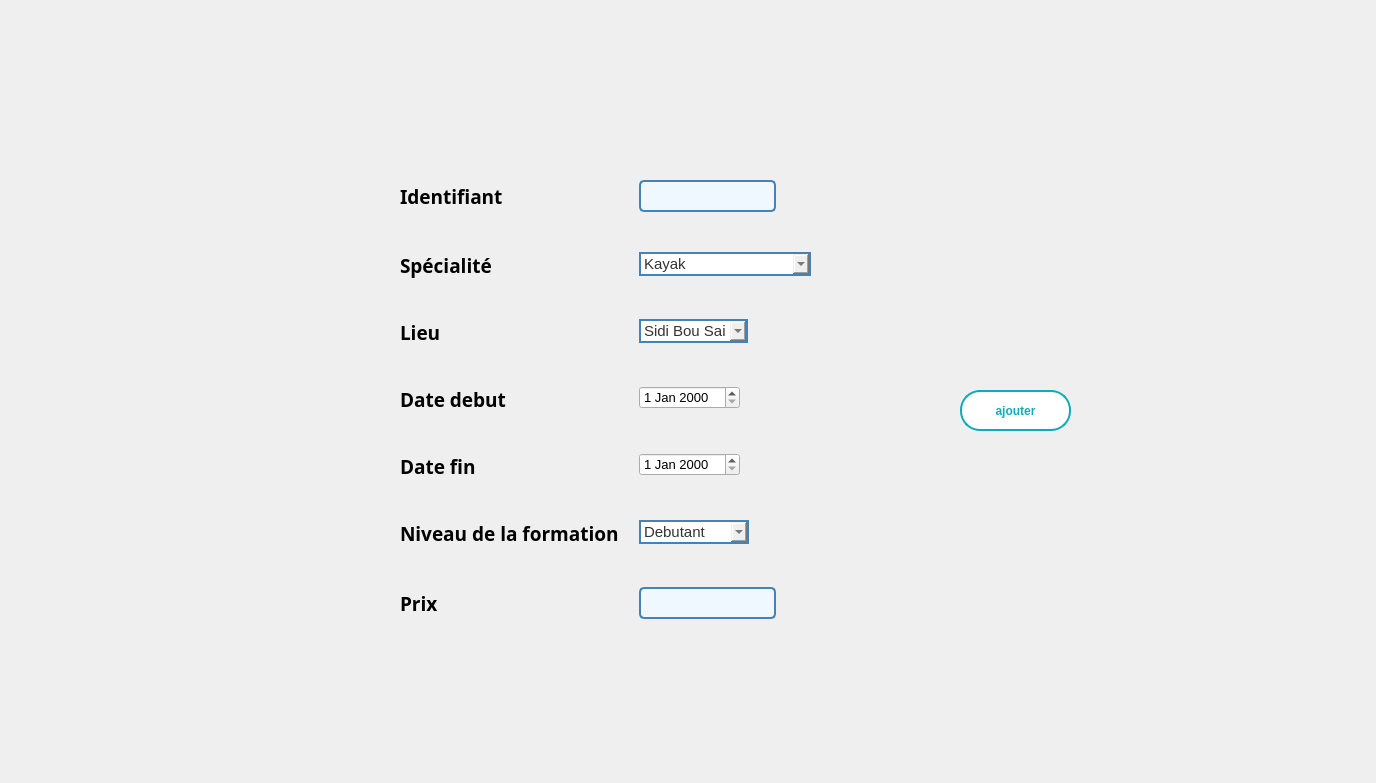
      <widget class="QWidget" name="tab_22">
       <property name="minimumSize">
        <size>
         <width>1366</width>
         <height>768</height>
        </size>
       </property>
       <attribute name="title">
        <string>Ajouter</string>
       </attribute>
       <widget class="QWidget" name="formLayoutWidget_15">
        <property name="geometry">
         <rect>
          <x>400</x>
          <y>180</y>
          <width>551</width>
          <height>481</height>
         </rect>
        </property>
        <layout class="QFormLayout" name="formLayout_16">
         <property name="sizeConstraint">
          <enum>QLayout::SetDefaultConstraint</enum>
         </property>
         <property name="fieldGrowthPolicy">
          <enum>QFormLayout::FieldsStayAtSizeHint</enum>
         </property>
         <property name="rowWrapPolicy">
          <enum>QFormLayout::WrapLongRows</enum>
         </property>
         <property name="labelAlignment">
          <set>Qt::AlignLeading|Qt::AlignLeft|Qt::AlignVCenter</set>
         </property>
         <property name="formAlignment">
          <set>Qt::AlignLeading|Qt::AlignLeft|Qt::AlignTop</set>
         </property>
         <property name="horizontalSpacing">
          <number>20</number>
         </property>
         <property name="verticalSpacing">
          <number>40</number>
         </property>
         <property name="leftMargin">
          <number>0</number>
         </property>
         <property name="topMargin">
          <number>0</number>
         </property>
         <item row="0" column="0">
          <widget class="QLabel" name="cINLabel_19">
           <property name="font">
            <font>
             <family>Bell MT</family>
             <pointsize>14</pointsize>
             <weight>75</weight>
             <bold>true</bold>
            </font>
           </property>
           <property name="text">
            <string>Identifiant</string>
           </property>
          </widget>
         </item>
         <item row="0" column="1">
          <widget class="QLineEdit" name="id">
           <property name="font">
            <font>
             <family>Arial</family>
             <pointsize>-1</pointsize>
            </font>
           </property>
           <property name="styleSheet">
            <string notr="true">/* Style général du formulaire */
QLineEdit {
    border: 2px solid #4682B4; /* Bordure bleue */
    border-radius: 5px; /* Coins arrondis */
    padding: 5px; /* Espace intérieur */
    font-size: 14px; /* Taille de la police */
    font-family: &quot;Arial&quot;, sans-serif; /* Police de caractère */
    color: #4682B4; /* Couleur du texte */
    background-color: #F0F8FF; /* Couleur de fond */
}

/* Style lorsque le champ de formulaire est en focus */
QLineEdit:focus {
    border-color: #1E90FF; /* Bordure bleu clair en focus */
}

/* Style pour les champs désactivés */
QLineEdit:disabled {
    color: #808080; /* Texte gris pour les champs désactivés */
    background-color: #F5F5F5; /* Fond gris clair pour les champs désactivés */
}
</string>
           </property>
          </widget>
         </item>
         <item row="1" column="0">
          <widget class="QLabel" name="nomLabel_10">
           <property name="font">
            <font>
             <family>Bell MT</family>
             <pointsize>14</pointsize>
             <weight>75</weight>
             <bold>true</bold>
            </font>
           </property>
           <property name="text">
            <string>Spécialité</string>
           </property>
          </widget>
         </item>
         <item row="1" column="1">
          <widget class="QComboBox" name="specialite">
           <property name="styleSheet">
            <string notr="true">QComboBox {
    border: 2px solid #4682B4; /* Bordure de couleur 0EABB8 */
    font-size: 15px; /* Taille de la police */
    color: #333; /* Couleur du texte */
}</string>
           </property>
           <item>
            <property name="text">
             <string>Kayak</string>
            </property>
           </item>
           <item>
            <property name="text">
             <string>Plongée sous-marine</string>
            </property>
           </item>
           <item>
            <property name="text">
             <string>Surf</string>
            </property>
           </item>
           <item>
            <property name="text">
             <string>Voile</string>
            </property>
           </item>
           <item>
            <property name="text">
             <string>Stand up paddle (SUP)</string>
            </property>
           </item>
          </widget>
         </item>
         <item row="2" column="0">
          <widget class="QLabel" name="prenomLabel_6">
           <property name="font">
            <font>
             <family>Bell MT</family>
             <pointsize>14</pointsize>
             <weight>75</weight>
             <bold>true</bold>
            </font>
           </property>
           <property name="text">
            <string>Lieu</string>
           </property>
          </widget>
         </item>
         <item row="2" column="1">
          <widget class="QComboBox" name="lieu">
           <property name="styleSheet">
            <string notr="true">QComboBox {
    border: 2px solid #4682B4; /* Bordure de couleur 0EABB8 */
    font-size: 15px; /* Taille de la police */
    color: #333; /* Couleur du texte */
}</string>
           </property>
           <item>
            <property name="text">
             <string>Sidi Bou Said</string>
            </property>
           </item>
           <item>
            <property name="text">
             <string>La marsa</string>
            </property>
           </item>
           <item>
            <property name="text">
             <string>Gammarth</string>
            </property>
           </item>
          </widget>
         </item>
         <item row="3" column="0">
          <widget class="QLabel" name="sexeLabel_5">
           <property name="font">
            <font>
             <family>Bell MT</family>
             <pointsize>14</pointsize>
             <weight>75</weight>
             <bold>true</bold>
            </font>
           </property>
           <property name="text">
            <string>Date debut</string>
           </property>
          </widget>
         </item>
         <item row="3" column="1">
          <widget class="QDateEdit" name="dated_f">
           <property name="font">
            <font>
             <pointsize>10</pointsize>
            </font>
           </property>
           <property name="styleSheet">
            <string notr="true">QLineEdit {
                border: 2px solid #3498db; /* Bordure bleue */
                border-radius: 5px;
                padding: 8px;
                font-size: 14px;
                color: #333333; /* Couleur du texte */
            }

            QLineEdit:focus {
                border-color: #2980b9; /* Bordure bleue foncée lorsqu'en focus */
            }</string>
           </property>
          </widget>
         </item>
         <item row="4" column="0">
          <widget class="QLabel" name="dateDeNaissanceLabel_9">
           <property name="font">
            <font>
             <family>Bell MT</family>
             <pointsize>14</pointsize>
             <weight>75</weight>
             <bold>true</bold>
            </font>
           </property>
           <property name="text">
            <string>Date fin</string>
           </property>
          </widget>
         </item>
         <item row="4" column="1">
          <widget class="QDateEdit" name="datef_f">
           <property name="font">
            <font>
             <pointsize>10</pointsize>
            </font>
           </property>
           <property name="styleSheet">
            <string notr="true">QLineEdit {
                border: 2px solid #3498db; /* Bordure bleue */
                border-radius: 5px;
                padding: 8px;
                font-size: 14px;
                color: #333333; /* Couleur du texte */
            }

            QLineEdit:focus {
                border-color: #2980b9; /* Bordure bleue foncée lorsqu'en focus */
            }</string>
           </property>
          </widget>
         </item>
         <item row="5" column="0">
          <widget class="QLabel" name="posteLabel_8">
           <property name="font">
            <font>
             <family>Bell MT</family>
             <pointsize>14</pointsize>
             <weight>75</weight>
             <bold>true</bold>
            </font>
           </property>
           <property name="text">
            <string>Niveau de la formation</string>
           </property>
          </widget>
         </item>
         <item row="5" column="1">
          <widget class="QComboBox" name="niveau">
           <property name="styleSheet">
            <string notr="true">QComboBox {
    border: 2px solid #4682B4; /* Bordure de couleur 0EABB8 */
    font-size: 15px; /* Taille de la police */
    color: #333; /* Couleur du texte */
}</string>
           </property>
           <item>
            <property name="text">
             <string>Debutant</string>
            </property>
           </item>
           <item>
            <property name="text">
             <string>Amateur</string>
            </property>
           </item>
           <item>
            <property name="text">
             <string>Professionnel</string>
            </property>
           </item>
          </widget>
         </item>
         <item row="6" column="0">
          <widget class="QLabel" name="salaireLabel_14">
           <property name="font">
            <font>
             <family>Bell MT</family>
             <pointsize>14</pointsize>
             <weight>75</weight>
             <bold>true</bold>
            </font>
           </property>
           <property name="text">
            <string>Prix</string>
           </property>
          </widget>
         </item>
         <item row="6" column="1">
          <widget class="QLineEdit" name="prix">
           <property name="styleSheet">
            <string notr="true">/* Style général du formulaire */
QLineEdit {
    border: 2px solid #4682B4; /* Bordure bleue */
    border-radius: 5px; /* Coins arrondis */
    padding: 5px; /* Espace intérieur */
    font-size: 14px; /* Taille de la police */
    font-family: &quot;Arial&quot;, sans-serif; /* Police de caractère */
    color: #4682B4; /* Couleur du texte */
    background-color: #F0F8FF; /* Couleur de fond */
}

/* Style lorsque le champ de formulaire est en focus */
QLineEdit:focus {
    border-color: #1E90FF; /* Bordure bleu clair en focus */
}

/* Style pour les champs désactivés */
QLineEdit:disabled {
    color: #808080; /* Texte gris pour les champs désactivés */
    background-color: #F5F5F5; /* Fond gris clair pour les champs désactivés */
}
</string>
           </property>
          </widget>
         </item>
        </layout>
       </widget>
       <widget class="QPushButton" name="add_form">
        <property name="geometry">
         <rect>
          <x>960</x>
          <y>390</y>
          <width>111</width>
          <height>41</height>
         </rect>
        </property>
        <property name="styleSheet">
         <string notr="true">/* Styles généraux du bouton */
QPushButton {
    background-color: #ffffff; /* Bleu clair pour représenter l'eau */
    border: 2px solid #0EABB8; /* Bordure bleue */
    color: #0EABB8; /* Texte blanc */
    padding: 10px ; /* Espacement intérieur */

    font-weight: bold; /* Police en gras */
    border-radius: 20px; /* Bordure arrondie */
    outline: none; /* Supprime la bordure de focus */
  
    overflow: hidden; /* Cache le contenu débordant */
    transition: background-color 0.3s, color 0.3s; /* Transition des couleurs */
}

/* Style au survol du bouton */
QPushButton:hover {
    background-color: #0EABB8; /* Fond devient blanc */
    color: #ffffff; /* Texte devient bleu clair */
}

/* Style au clic du bouton */
QPushButton:pressed {
    background-color: #0EABB8; /* Bleu foncé lors du clic */
    color: #f8f8f8; /* Texte blanc lors du clic */
}

/* Animation pour le pseudo-élément :after */
QPushButton::after {
    content: ''; /* Contenu vide */
    position: absolute; /* Position absolue */
    width: 100%; /* Largeur à 100% */
    height: 100%; /* Hauteur à 100% */
    background-color: rgba(255, 255, 255, 0.3); /* Fond semi-transparent */
    top: 50%; /* Positionnement au centre vertical */
    left: 50%; /* Positionnement au centre horizontal */
    border-radius: 50%; /* Bordure arrondie */
    transform: translate(-50%, -50%) scale(0); /* Réduit l'échelle à 0 */
    transition: transform 0.5s ease; /* Transition de l'échelle */
}

/* Animation au survol du bouton */
QPushButton:hover::after {
    transform: translate(-50%, -50%) scale(2); /* Augmente l'échelle à 2 */
}
</string>
        </property>
        <property name="text">
         <string>ajouter</string>
        </property>
       </widget>
       <widget class="QLabel" name="label_39">
        <property name="geometry">
         <rect>
          <x>1320</x>
          <y>760</y>
          <width>47</width>
          <height>14</height>
         </rect>
        </property>
        <property name="text">
         <string/>
        </property>
        <property name="pixmap">
         <pixmap>background_2.png</pixmap>
        </property>
        <property name="scaledContents">
         <bool>true</bool>
        </property>
       </widget>
       <widget class="QLabel" name="label_40">
        <property name="geometry">
         <rect>
          <x>0</x>
          <y>0</y>
          <width>1366</width>
          <height>768</height>
         </rect>
        </property>
        <property name="text">
         <string/>
        </property>
        <property name="pixmap">
         <pixmap resource="gestion_abonnement/image/image.qrc">:/background_3.png</pixmap>
        </property>
        <property name="scaledContents">
         <bool>true</bool>
        </property>
       </widget>
       <zorder>label_40</zorder>
       <zorder>formLayoutWidget_15</zorder>
       <zorder>label_39</zorder>
       <zorder>add_form</zorder>
      </widget>
